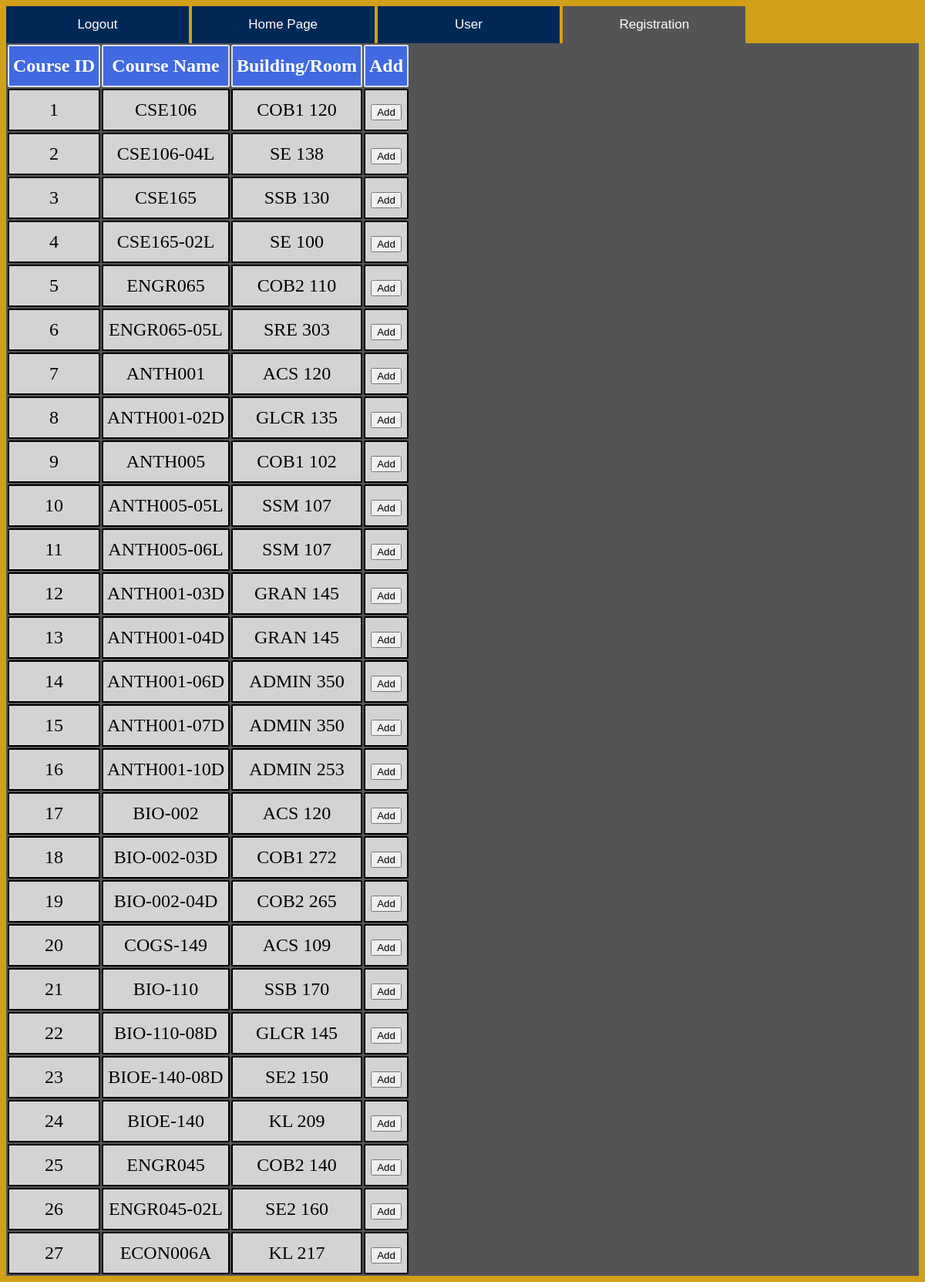
/class/add_class (signed in), run on the app's committed database.
### models.py (models this page shows)
class Classes(db.Model):
    id = db.Column(db.Integer, nullable=False, primary_key=True, autoincrement=True)
    class_name = db.Column(db.String(100), nullable=False)
    timeslot = db.Column(db.String(100), nullable=False)
    students = db.relationship('Students', secondary='enrollment')
    building = db.Column(db.String(10), nullable=False)
    room_no = db.Column(db.String(5), nullable=False)

### app.py (the view, shortened to what this page needs)
@app.route('/class/add_class', methods=['GET', 'POST'])
@login_required
def add_class_to_user():
    classes = Classes.query.all()
    return render_template('class_registration.html', classes=classes)

### app.py (called while the page is built)
@login_manager.user_loader
def load_user(user_id):
    return Users.query.get(user_id)

### templates/class_registration.html (shortened to what this page needs)
<!DOCTYPE html>
<html lang="en">
<head>
    <link rel="stylesheet" href="{{ url_for('static', filename='css/style.css') }}">
</head>
<body class="UCMGold-background">
    <div class="topnav">
        <form action="{{ url_for('logout') }}" method="post">
            <button type="submit">Logout</button></form>
        <button type="button" onclick="jumpToLink('/')">Home Page</button>
        <button type="button" onclick="jumpToLink('user/{{ current_user.id }}')">User</button>
        <button type="button" class="active" onclick="jumpToLink('class/add_class')">Registration</button>
    </div>
    <div id="display" style="background-color: rgb(84,84,86)">
        <table id="tabs">
            {% block content %}
                {% if classes %}
                    <th>Course ID</th>
                    <th>Course Name</th>
                    <th>Building/Room</th>
                    <th>Add</th>
                    {% for class in classes %}
                        <tr>
                            <td>{{class.id}}</td>
                            <td>{{class.class_name}}</td>
                            <td>{{class.building + " " + class.room_no}}</td>
                            <td>
                                <form action="{{url_for('add_class_to_user')}}" method = 'POST'>
                                    <button type="submit" name="reg_button" value="{{class.id}}" class="reg-button">
                                        Add
                                    </button>
                                </form>
                            </td>
                        </tr>
                        {% endfor %}
                {% endif %}
            {% endblock content %}
        </table>
    </div>
</body>
</html>

### static/css/style.css (style rules this page uses)
.UCMGold-background { background-color:rgb(210,159,25); }
#tabs th { padding-top: 12px; padding-bottom: 12px; padding-left: 5px; padding-right: 5px; text-align: center; border: 2px rgba(255,255,255,0.8) solid; background-color: royalblue; color: white; border-radius: 2.5px; font-size: 24px; }
#tabs td { padding-top: 12px; padding-bottom: 12px; padding-left: 5px; padding-right: 5px; text-align: center; border: 2px black solid; background-color: lightgray; border-radius: 2.5px; font-size: 24px; }
.topnav { background-color: rgb(210,159,25); }
.topnav button { background-color: rgb(0,40,86); width: 20%; color: white; text-align: center; padding: 14px 16px; text-decoration: none; font-size: 17px; margin: 0 auto; display: inline; border: none; }
.topnav form { margin: 0 auto; display:inline; border:none; }
.topnav button.active { background-color: rgb(84,84,86); color: white; }

### data on the page
Classes: id "1", class_name "CSE106", building+room_no "COB1 120"
Classes: id "2", class_name "CSE106-04L", building+room_no "SE 138"
Classes: id "3", class_name "CSE165", building+room_no "SSB 130"
Classes: id "4", class_name "CSE165-02L", building+room_no "SE 100"
Classes: id "5", class_name "ENGR065", building+room_no "COB2 110"
Classes: id "6", class_name "ENGR065-05L", building+room_no "SRE 303"
Classes: id "7", class_name "ANTH001", building+room_no "ACS 120"
Classes: id "8", class_name "ANTH001-02D", building+room_no "GLCR 135"
Classes: id "9", class_name "ANTH005", building+room_no "COB1 102"
Classes: id "10", class_name "ANTH005-05L", building+room_no "SSM 107"
Classes: id "11", class_name "ANTH005-06L", building+room_no "SSM 107"
Classes: id "12", class_name "ANTH001-03D", building+room_no "GRAN 145"
Classes: id "13", class_name "ANTH001-04D", building+room_no "GRAN 145"
Classes: id "14", class_name "ANTH001-06D", building+room_no "ADMIN 350"
Classes: id "15", class_name "ANTH001-07D", building+room_no "ADMIN 350"
Classes: id "16", class_name "ANTH001-10D", building+room_no "ADMIN 253"
Classes: id "17", class_name "BIO-002", building+room_no "ACS 120"
Classes: id "18", class_name "BIO-002-03D", building+room_no "COB1 272"
Classes: id "19", class_name "BIO-002-04D", building+room_no "COB2 265"
Classes: id "20", class_name "COGS-149", building+room_no "ACS 109"
Classes: id "21", class_name "BIO-110", building+room_no "SSB 170"
Classes: id "22", class_name "BIO-110-08D", building+room_no "GLCR 145"
Classes: id "23", class_name "BIOE-140-08D", building+room_no "SE2 150"
Classes: id "24", class_name "BIOE-140", building+room_no "KL 209"
Classes: id "25", class_name "ENGR045", building+room_no "COB2 140"
Classes: id "26", class_name "ENGR045-02L", building+room_no "SE2 160"
Classes: id "27", class_name "ECON006A", building+room_no "KL 217"
